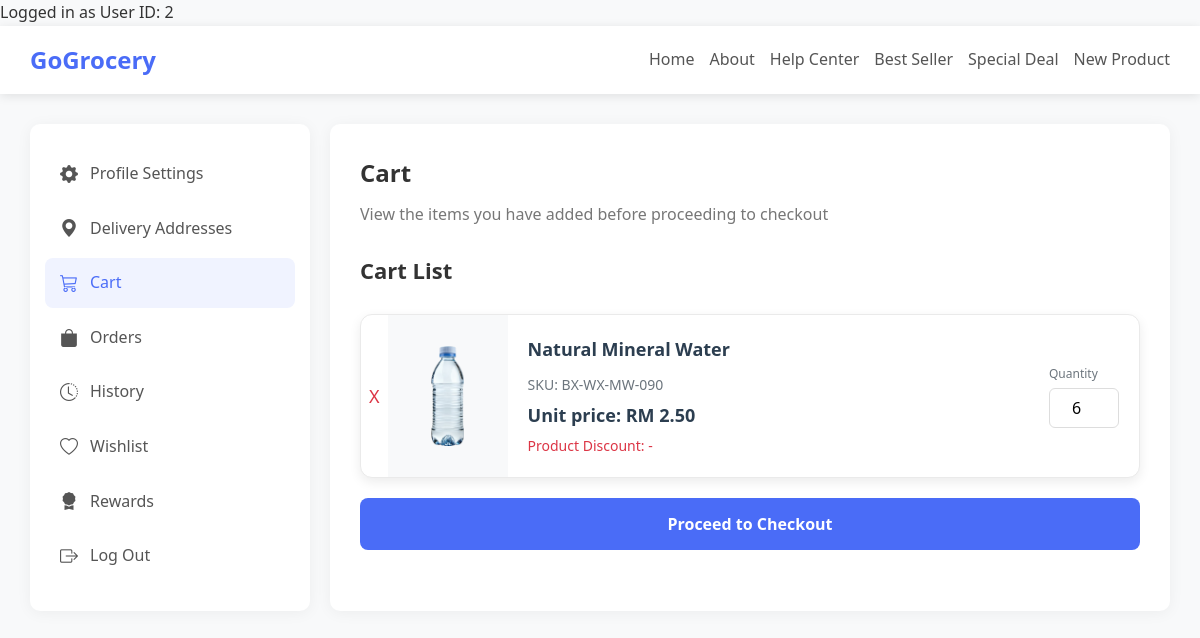
/profile/cart/index.php (signed in), run on the app's committed database.
### tables this page shows
CREATE TABLE IF NOT EXISTS cart_items (
  cart_item_id INT UNSIGNED AUTO_INCREMENT PRIMARY KEY,
  user_id INT UNSIGNED NOT NULL,
  product_id INT UNSIGNED NOT NULL,
  product_name VARCHAR(255) NOT NULL,     
  sku VARCHAR(64) NOT NULL,                
  unit_price DECIMAL(10,2) NOT NULL,       
  quantity INT UNSIGNED NOT NULL CHECK (quantity > 0),
  line_discount DECIMAL(10,2) NOT NULL DEFAULT 0.00,
  added_at TIMESTAMP NOT NULL DEFAULT CURRENT_TIMESTAMP,
  updated_at TIMESTAMP NOT NULL DEFAULT CURRENT_TIMESTAMP ON UPDATE CURRENT_TIMESTAMP,
  KEY idx_cart_user (user_id),
  KEY idx_cart_product (product_id),
  CONSTRAINT fk_cart_items_user
    FOREIGN KEY (user_id) REFERENCES users(user_id)
    ON DELETE CASCADE ON UPDATE CASCADE,
  CONSTRAINT fk_cart_items_product
    FOREIGN KEY (product_id) REFERENCES products(product_id)
    ON DELETE RESTRICT ON UPDATE CASCADE,
  UNIQUE KEY uq_cart_user_product (user_id, product_id)
);

CREATE TABLE IF NOT EXISTS product_images (
  image_id INT UNSIGNED AUTO_INCREMENT PRIMARY KEY,
  product_id INT UNSIGNED NOT NULL,
  product_image_url VARCHAR(500) NOT NULL,        
  alt_text VARCHAR(255) NULL,
  created_at TIMESTAMP NOT NULL DEFAULT CURRENT_TIMESTAMP,
   
  UNIQUE KEY uq_prod_images_product (product_id),
  KEY idx_prod_images_prod (product_id),
   
  CONSTRAINT fk_prod_images_product
    FOREIGN KEY (product_id) REFERENCES products(product_id)
    ON DELETE CASCADE ON UPDATE CASCADE
);

### profile/cart/index.php (the view, shortened to what this page needs)
<?php
if (isset($_SESSION['user_id'])) {
    $user_id = $_SESSION['user_id'];
    echo "Logged in as User ID: " . $user_id;
} else {
    echo "You are not logged in!";
}
?>
<?php
include(__DIR__ . '/../../connect_db.php');
$errorMsg = null;
$cartStmt = $conn->prepare("SELECT * FROM cart_items WHERE user_id = ? ORDER BY product_name DESC");
$cartStmt->bind_param("i", $user_id);
if ($cartStmt->execute()) {
    $cartResult = $cartStmt->get_result();
    $cartList = [];
    while ($cartItem = $cartResult->fetch_assoc()) {
        $cartList[] = $cartItem;
    }
} else {
    $errorMsg = $cartStmt->error;
}
$errorMsgList = [];
?>
<!DOCTYPE html>
<html>
    <head>
        <link href="https://cdn.jsdelivr.net/npm/bootstrap-icons/font/bootstrap-icons.css" rel="stylesheet">
        <link rel="stylesheet" href="../../css/profile.css">
    </head>
    <body>
            <div id="header">
            <div class="logo">GoGrocery</div>
            <div class="nav-links">
                <a href="">Home</a>
                <a href="">About</a>
                <a href="">Help Center</a>
                <a href="">Best Seller</a>
                <a href="">Special Deal</a>
                <a href="">New Product</a>
            </div>
        </div>
        <div class="main-container">
            <div id="profileSettingSideBar">
                <ul class="menu-items">
                    <li><a href="../settings/index.php"><i class="bi bi-gear-fill"></i> Profile Settings</a></li>
                    <li><a href="../deliveryAddress/index.php"><i class="bi bi-geo-alt-fill"></i> Delivery Addresses</a></li>
                    <li><a href="../cart/index.php" class="active"><i class="bi bi-cart3"></i> Cart</a></li>
                    <li><a href="../order/index.php"><i class="bi bi-bag-fill"></i> Orders</a></li>
                    <li><a href="../history/index.php"><i class="bi bi-clock-history"></i> History</a></li>
                    <li><a href=""><i class="bi bi-heart"></i> Wishlist</a></li>
                    <li><a href=""><i class="bi bi-award-fill"></i> Rewards</a></li>
                     <li><a href="../../auth/logout.php"><i class="bi bi-box-arrow-right"></i> Log Out</a></li>
                </ul>
            </div>
            <div id="profileContent">
                <div class="content-header">
                    <h1>Cart</h1>
                    <p>View the items you have added before proceeding to checkout</p>
                </div>
                <div class="content">
                   <h2>Cart List</h2>
                    <?php if (!empty($errorMsg)): ?>
                        <p class="errMessage">Error occurred when fetching records. Please try again.</p>
                        <pre class="errMessage"><?php echo htmlspecialchars($errorMsg); ?></pre>
                    <?php elseif (count($cartList) === 0): ?>
                        <p class="tips">No item in cart</p>
                    <?php else: ?>
                        <br/>
                    <?php endif; ?>
                    <form id="cartForm" method = "POST">
                        <?php
                            foreach ($cartList as $item):
                                $productStmt = $conn->prepare("SELECT * FROM product_images WHERE product_id=?");
                                $productStmt->bind_param("i", $item['product_id']);
                                if ($productStmt->execute()) {
                                    $productResult = $productStmt->get_result();
                                    $productInfo = $productResult->fetch_assoc();
                                } else {
                                    $errorMsg = $productStmt->error;
                                }
                        ?>
                            <div class="cart-item-card">
                                <button type="submit" class="deleteButton cart-deleteButton" name="delete" value="<?php echo $item['cart_item_id']; ?>" >X</button>
                                <div class="cart-item-image">
                                    <img src="<?php echo htmlspecialchars('../' . $productInfo['product_image_url']); ?>"
                                        alt="<?php echo htmlspecialchars($productInfo['alt_text']); ?>" />
                                </div>
                                <div class="cart-item-content">
                                    <div class="cart-item-header">
                                        <div class="cart-item-info">
                                            <p class="cart-item-name"><?php echo htmlspecialchars($item['product_name']); ?></p>
                                            <p class="cart-item-sku">SKU: <?php echo htmlspecialchars($item['sku']); ?></p>
                                            <p class="cart-item-price">
                                                Unit price: RM <?php echo number_format($item['unit_price'], 2); ?>
                                            </p>
                                            <p class="cart-detail-value discount-value">
                                                Product Discount:
                                                <?php echo !empty($item['line_discount']) && $item['line_discount'] > 0 ?
                                                '-RM ' . number_format($item['line_discount'], 2) :
                                                '-'; ?>
                                            </p>
                                        </div>
                                    <div class="cart-detail-item">
                                        <label class="cart-detail-label">Quantity</label>
                                        <input type="number" class="cart-quantity-input"
                                            name="quantity[<?php echo $item['cart_item_id']; ?>]"
                                            value="<?php echo $item['quantity']; ?>"
                                            min="1"
                                            data-cart-id="<?php echo $item['cart_item_id']; ?>">
                                    </div>
                                    </div>
                                </div>
                            </div>
                        <?php endforeach; ?>
                        <input type="submit" class="checkoutButton" name="checkout" value="Proceed to Checkout">
                    </form>
                </div>
            </div>
        </div>
    </body>
</html>

### css/profile.css (style rules this page uses)
* { margin: 0; padding: 0; box-sizing: border-box; font-family: 'Segoe UI', Tahoma, Geneva, Verdana, sans-serif; }
body { background-color: #f8f9fa; color: #333; line-height: 1.6; }
#header { background-color: #fff; box-shadow: 0 2px 10px rgba(0, 0, 0, 0.1); padding: 15px 30px; display: flex; justify-content: space-between; align-items: center; }
.logo { font-size: 24px; font-weight: bold; color: #4a6cf7; }
.nav-links { display: flex; gap: 25px; }
.nav-links a { text-decoration: none; color: #555; font-weight: 500; transition: color 0.3s; }
.main-container { display: flex; max-width: 1200px; margin: 30px auto; gap: 30px; }
#profileSettingSideBar { flex: 0 0 280px; background-color: #fff; border-radius: 10px; box-shadow: 0 2px 15px rgba(0, 0, 0, 0.05); padding: 25px 0; }
.menu-items { list-style: none; padding: 0 15px; }
.menu-items li { margin-bottom: 5px; }
.menu-items a { display: flex; align-items: center; padding: 12px 15px; text-decoration: none; color: #555; border-radius: 8px; transition: all 0.3s; }
.menu-items a:hover, .menu-items a.active { background-color: #f0f3ff; color: #4a6cf7; }
.menu-items a i { margin-right: 12px; font-size: 18px; }
#profileContent { flex: 1; background-color: #fff; border-radius: 10px; box-shadow: 0 2px 15px rgba(0, 0, 0, 0.05); padding: 30px; }
.content-header { margin-bottom: 25px; }
#profileContent .content-header h1 { font-size: 24px; color: #333; margin-bottom: 10px; font-weight: bold; }
#profileContent .content-header p { color: #777; }
#profileContent .content h2 { font-size: 22px; font-weight: bold; }
form label { display: block; margin-bottom: 8px; font-weight: 500; color: #555; }
.deleteButton { background-color: #f74a4aff; color: white; border: none; padding: 12px 25px; border-radius: 8px; font-weight: 500; cursor: pointer; transition: background-color 0.3s; }
@media (max-width: 1200px) { .main-container { max-width: 95%; gap: 20px; } }
@media (max-width: 1200px) { .nav-links { gap: 15px; } }
@media (max-width: 1200px) { .content-header h1 { font-size: 22px; } }
@media (max-width: 1200px) { .content h2 { font-size: 20px; } }

### profile/cart/index.php (style rules this page uses)
.cart-item-card { display: flex; border-radius: 12px; box-shadow: 0 4px 12px rgba(0,0,0,0.08); margin-bottom: 20px; overflow: hidden; border: 1px solid #eaeaea; background: white; transition: all 0.3s ease; position: relative; }
.cart-item-image { flex: 0 0 120px; background: #f8f9fa; display: flex; align-items: center; justify-content: center; padding: 15px; }
.cart-item-image img { max-width: 100%; max-height: 100px; object-fit: contain; }
.cart-item-content { flex: 1; padding: 20px; display: flex; flex-direction: column; }
.cart-item-header { display: flex; justify-content: space-between; align-items: center; width: 100%; }
.cart-item-info { flex: 1; display: flex; flex-direction: column; gap: 5px; }
.cart-item-name { font-weight: 600; font-size: 18px; color: #2c3e50; margin-bottom: 5px; }
.cart-item-sku { font-size: 14px; color: #6c757d; }
.cart-item-price { font-weight: 600; font-size: 18px; color: #2c3e50; }
.cart-quantity-input { width: 70px; padding: 8px; border: 1px solid #ddd; border-radius: 6px; text-align: center; font-size: 16px; transition: border-color 0.2s ease, box-shadow 0.2s ease; }
.discount-value { font-size: 14px; font-weight: 500; color: #dc3545; }
.cart-detail-item { display: flex; flex-direction: column; }
.cart-detail-label { font-size: 12px; color: #6c757d; margin-bottom: 5px; }
.checkoutButton { background: #4a6cf7; color: white; border: none; padding: 15px 30px; border-radius: 8px; font-weight: 600; font-size: 16px; width: 100%; margin-top: 20px; transition: background-color 0.3s; display: flex; align-items: center; justify-content: center; gap: 10px; }
.cart-deleteButton { top: 8px; left: 8px; background: transparent; border: none; cursor: pointer; color: #dc3545; font-size: 18px; transition: color 0.2s ease; padding: 8px; }

### data on the page
cart_items: $item['cart_item_id'] 4 (drawn), product_images.product_image_url (picture), product_name "Natural Mineral Water", sku "BX-WX-MW-090", unit_price "2.50", quantity "6"

### other printed values
$user_id "2"
